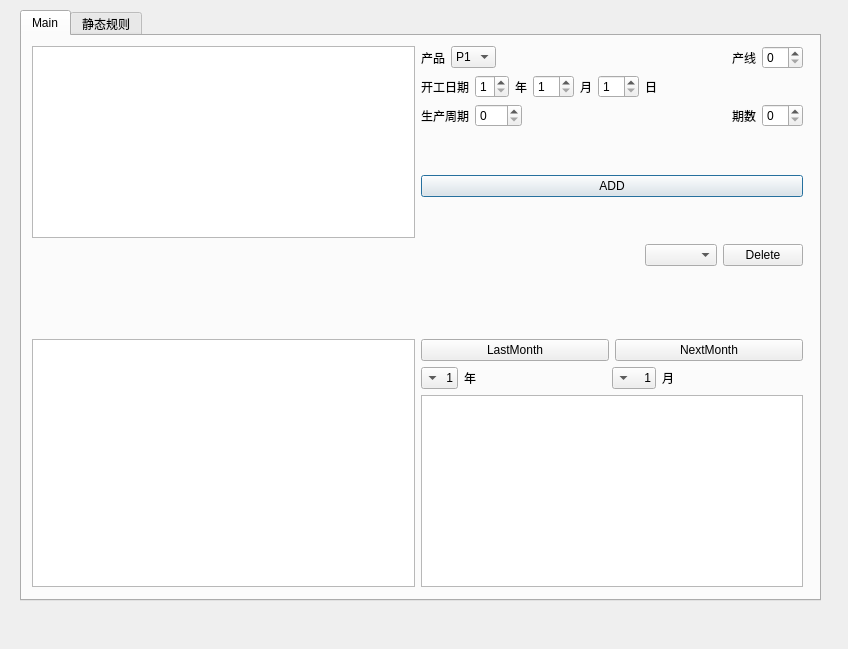
<?xml version="1.0" encoding="UTF-8"?>
<ui version="4.0">
 <class>QWDialog</class>
 <widget class="QDialog" name="QWDialog">
  <property name="geometry">
   <rect>
    <x>0</x>
    <y>0</y>
    <width>848</width>
    <height>649</height>
   </rect>
  </property>
  <property name="windowTitle">
   <string>QWDialog</string>
  </property>
  <widget class="QTabWidget" name="tabWidget">
   <property name="geometry">
    <rect>
     <x>20</x>
     <y>10</y>
     <width>801</width>
     <height>591</height>
    </rect>
   </property>
   <property name="currentIndex">
    <number>0</number>
   </property>
   <widget class="QWidget" name="tab">
    <attribute name="title">
     <string>Main</string>
    </attribute>
    <widget class="QWidget" name="layoutWidget">
     <property name="geometry">
      <rect>
       <x>10</x>
       <y>10</y>
       <width>771</width>
       <height>541</height>
      </rect>
     </property>
     <layout class="QVBoxLayout" name="verticalLayout">
      <item>
       <layout class="QHBoxLayout" name="horizontalLayout_8">
        <item>
         <widget class="QTextEdit" name="textEditDyRules">
          <property name="readOnly">
           <bool>true</bool>
          </property>
         </widget>
        </item>
        <item>
         <layout class="QVBoxLayout" name="verticalLayout_3">
          <item>
           <layout class="QHBoxLayout" name="horizontalLayout">
            <item>
             <widget class="QLabel" name="label">
              <property name="text">
               <string>产品</string>
              </property>
              <property name="buddy">
               <cstring>comboBoxProduct</cstring>
              </property>
             </widget>
            </item>
            <item>
             <widget class="QComboBox" name="comboBoxProduct">
              <item>
               <property name="text">
                <string>P1</string>
               </property>
              </item>
              <item>
               <property name="text">
                <string>P2</string>
               </property>
              </item>
              <item>
               <property name="text">
                <string>P3</string>
               </property>
              </item>
              <item>
               <property name="text">
                <string>P4</string>
               </property>
              </item>
              <item>
               <property name="text">
                <string>P5</string>
               </property>
              </item>
             </widget>
            </item>
            <item>
             <spacer name="horizontalSpacer">
              <property name="orientation">
               <enum>Qt::Horizontal</enum>
              </property>
              <property name="sizeHint" stdset="0">
               <size>
                <width>40</width>
                <height>20</height>
               </size>
              </property>
             </spacer>
            </item>
            <item>
             <widget class="QLabel" name="label_4">
              <property name="text">
               <string>产线</string>
              </property>
             </widget>
            </item>
            <item>
             <widget class="QSpinBox" name="spinBoxPnum">
              <property name="minimum">
               <number>0</number>
              </property>
             </widget>
            </item>
           </layout>
          </item>
          <item>
           <layout class="QHBoxLayout" name="horizontalLayout_6">
            <item>
             <widget class="QLabel" name="label_2">
              <property name="text">
               <string>开工日期</string>
              </property>
             </widget>
            </item>
            <item>
             <widget class="QSpinBox" name="spinBoxyear">
              <property name="minimum">
               <number>1</number>
              </property>
              <property name="maximum">
               <number>4</number>
              </property>
             </widget>
            </item>
            <item>
             <widget class="QLabel" name="label_7">
              <property name="text">
               <string>年</string>
              </property>
              <property name="buddy">
               <cstring>spinBoxyear</cstring>
              </property>
             </widget>
            </item>
            <item>
             <widget class="QSpinBox" name="spinBox_2mon">
              <property name="minimum">
               <number>1</number>
              </property>
              <property name="maximum">
               <number>12</number>
              </property>
             </widget>
            </item>
            <item>
             <widget class="QLabel" name="label_5">
              <property name="text">
               <string>月</string>
              </property>
              <property name="buddy">
               <cstring>spinBox_2mon</cstring>
              </property>
             </widget>
            </item>
            <item>
             <widget class="QSpinBox" name="spinBox_3day">
              <property name="minimum">
               <number>1</number>
              </property>
              <property name="maximum">
               <number>30</number>
              </property>
             </widget>
            </item>
            <item>
             <widget class="QLabel" name="label_6">
              <property name="text">
               <string>日</string>
              </property>
              <property name="buddy">
               <cstring>spinBox_3day</cstring>
              </property>
             </widget>
            </item>
            <item>
             <spacer name="horizontalSpacer_2">
              <property name="orientation">
               <enum>Qt::Horizontal</enum>
              </property>
              <property name="sizeHint" stdset="0">
               <size>
                <width>40</width>
                <height>20</height>
               </size>
              </property>
             </spacer>
            </item>
           </layout>
          </item>
          <item>
           <layout class="QHBoxLayout" name="horizontalLayout_7">
            <item>
             <widget class="QLabel" name="label_3">
              <property name="text">
               <string>生产周期</string>
              </property>
              <property name="buddy">
               <cstring>spinBox_5period</cstring>
              </property>
             </widget>
            </item>
            <item>
             <widget class="QSpinBox" name="spinBox_5period">
              <property name="maximum">
               <number>200</number>
              </property>
             </widget>
            </item>
            <item>
             <spacer name="horizontalSpacer_3">
              <property name="orientation">
               <enum>Qt::Horizontal</enum>
              </property>
              <property name="sizeHint" stdset="0">
               <size>
                <width>40</width>
                <height>20</height>
               </size>
              </property>
             </spacer>
            </item>
            <item>
             <widget class="QLabel" name="label_10">
              <property name="text">
               <string>期数</string>
              </property>
             </widget>
            </item>
            <item>
             <widget class="QSpinBox" name="spinBoxPerN"/>
            </item>
           </layout>
          </item>
          <item>
           <spacer name="verticalSpacer_2">
            <property name="orientation">
             <enum>Qt::Vertical</enum>
            </property>
            <property name="sizeHint" stdset="0">
             <size>
              <width>20</width>
              <height>40</height>
             </size>
            </property>
           </spacer>
          </item>
          <item>
           <widget class="QPushButton" name="pushButtonADD">
            <property name="text">
             <string>ADD</string>
            </property>
           </widget>
          </item>
          <item>
           <spacer name="verticalSpacer_3">
            <property name="orientation">
             <enum>Qt::Vertical</enum>
            </property>
            <property name="sizeHint" stdset="0">
             <size>
              <width>20</width>
              <height>40</height>
             </size>
            </property>
           </spacer>
          </item>
         </layout>
        </item>
       </layout>
      </item>
      <item>
       <layout class="QHBoxLayout" name="horizontalLayout_2">
        <item>
         <spacer name="horizontalSpacer_4">
          <property name="orientation">
           <enum>Qt::Horizontal</enum>
          </property>
          <property name="sizeHint" stdset="0">
           <size>
            <width>40</width>
            <height>20</height>
           </size>
          </property>
         </spacer>
        </item>
        <item>
         <widget class="QComboBox" name="comboBox_2Select">
          <property name="maxVisibleItems">
           <number>100</number>
          </property>
         </widget>
        </item>
        <item>
         <widget class="QPushButton" name="pushButton">
          <property name="text">
           <string>Delete</string>
          </property>
         </widget>
        </item>
       </layout>
      </item>
      <item>
       <spacer name="verticalSpacer">
        <property name="orientation">
         <enum>Qt::Vertical</enum>
        </property>
        <property name="sizeHint" stdset="0">
         <size>
          <width>20</width>
          <height>28</height>
         </size>
        </property>
       </spacer>
      </item>
      <item>
       <layout class="QHBoxLayout" name="horizontalLayout_4">
        <item>
         <widget class="QTableWidget" name="tableCalenderOutput"/>
        </item>
        <item>
         <layout class="QVBoxLayout" name="verticalLayout_2">
          <item>
           <layout class="QHBoxLayout" name="horizontalLayout_3">
            <item>
             <widget class="QPushButton" name="pushButton_3LastM">
              <property name="text">
               <string>LastMonth</string>
              </property>
             </widget>
            </item>
            <item>
             <widget class="QPushButton" name="pushButton_2NextM">
              <property name="text">
               <string>NextMonth</string>
              </property>
             </widget>
            </item>
           </layout>
          </item>
          <item>
           <layout class="QHBoxLayout" name="horizontalLayout_5">
            <item>
             <widget class="QComboBox" name="comboBoxOutputYear">
              <property name="layoutDirection">
               <enum>Qt::RightToLeft</enum>
              </property>
              <property name="maxVisibleItems">
               <number>4</number>
              </property>
              <item>
               <property name="text">
                <string>1</string>
               </property>
              </item>
              <item>
               <property name="text">
                <string>2</string>
               </property>
              </item>
              <item>
               <property name="text">
                <string>3</string>
               </property>
              </item>
              <item>
               <property name="text">
                <string>4</string>
               </property>
              </item>
             </widget>
            </item>
            <item>
             <widget class="QLabel" name="label_8">
              <property name="text">
               <string>年</string>
              </property>
              <property name="buddy">
               <cstring>comboBoxOutputYear</cstring>
              </property>
             </widget>
            </item>
            <item>
             <spacer name="horizontalSpacer_5">
              <property name="orientation">
               <enum>Qt::Horizontal</enum>
              </property>
              <property name="sizeHint" stdset="0">
               <size>
                <width>40</width>
                <height>20</height>
               </size>
              </property>
             </spacer>
            </item>
            <item>
             <widget class="QComboBox" name="comboBoxOutputMonth">
              <property name="layoutDirection">
               <enum>Qt::RightToLeft</enum>
              </property>
              <property name="maxVisibleItems">
               <number>12</number>
              </property>
              <item>
               <property name="text">
                <string>1</string>
               </property>
              </item>
              <item>
               <property name="text">
                <string>2</string>
               </property>
              </item>
              <item>
               <property name="text">
                <string>3</string>
               </property>
              </item>
              <item>
               <property name="text">
                <string>4</string>
               </property>
              </item>
              <item>
               <property name="text">
                <string>5</string>
               </property>
              </item>
              <item>
               <property name="text">
                <string>6</string>
               </property>
              </item>
              <item>
               <property name="text">
                <string>7</string>
               </property>
              </item>
              <item>
               <property name="text">
                <string>8</string>
               </property>
              </item>
              <item>
               <property name="text">
                <string>9</string>
               </property>
              </item>
              <item>
               <property name="text">
                <string>10</string>
               </property>
              </item>
              <item>
               <property name="text">
                <string>11</string>
               </property>
              </item>
              <item>
               <property name="text">
                <string>12</string>
               </property>
              </item>
             </widget>
            </item>
            <item>
             <widget class="QLabel" name="label_9">
              <property name="text">
               <string>月</string>
              </property>
              <property name="buddy">
               <cstring>comboBoxOutputMonth</cstring>
              </property>
             </widget>
            </item>
            <item>
             <spacer name="horizontalSpacer_6">
              <property name="orientation">
               <enum>Qt::Horizontal</enum>
              </property>
              <property name="sizeHint" stdset="0">
               <size>
                <width>40</width>
                <height>20</height>
               </size>
              </property>
             </spacer>
            </item>
           </layout>
          </item>
          <item>
           <widget class="QTextEdit" name="textEditOutputList"/>
          </item>
         </layout>
        </item>
       </layout>
      </item>
     </layout>
    </widget>
   </widget>
   <widget class="QWidget" name="tab_2">
    <attribute name="title">
     <string>静态规则</string>
    </attribute>
    <widget class="QTableWidget" name="tableWidgetStableRules">
     <property name="geometry">
      <rect>
       <x>10</x>
       <y>20</y>
       <width>741</width>
       <height>381</height>
      </rect>
     </property>
    </widget>
    <widget class="QPushButton" name="pushButtonTab2">
     <property name="geometry">
      <rect>
       <x>670</x>
       <y>470</y>
       <width>111</width>
       <height>71</height>
      </rect>
     </property>
     <property name="text">
      <string>保存</string>
     </property>
    </widget>
    <widget class="QTableWidget" name="tableWidgettab2Rtime">
     <property name="geometry">
      <rect>
       <x>10</x>
       <y>420</y>
       <width>621</width>
       <height>121</height>
      </rect>
     </property>
    </widget>
   </widget>
  </widget>
  <widget class="QWidget" name="">
   <property name="geometry">
    <rect>
     <x>0</x>
     <y>0</y>
     <width>2</width>
     <height>2</height>
    </rect>
   </property>
   <layout class="QHBoxLayout" name="horizontalLayout_9"/>
  </widget>
 </widget>
 <tabstops>
  <tabstop>tabWidget</tabstop>
  <tabstop>comboBoxProduct</tabstop>
  <tabstop>spinBoxPnum</tabstop>
  <tabstop>pushButtonADD</tabstop>
 </tabstops>
 <resources/>
 <connections/>
</ui>
